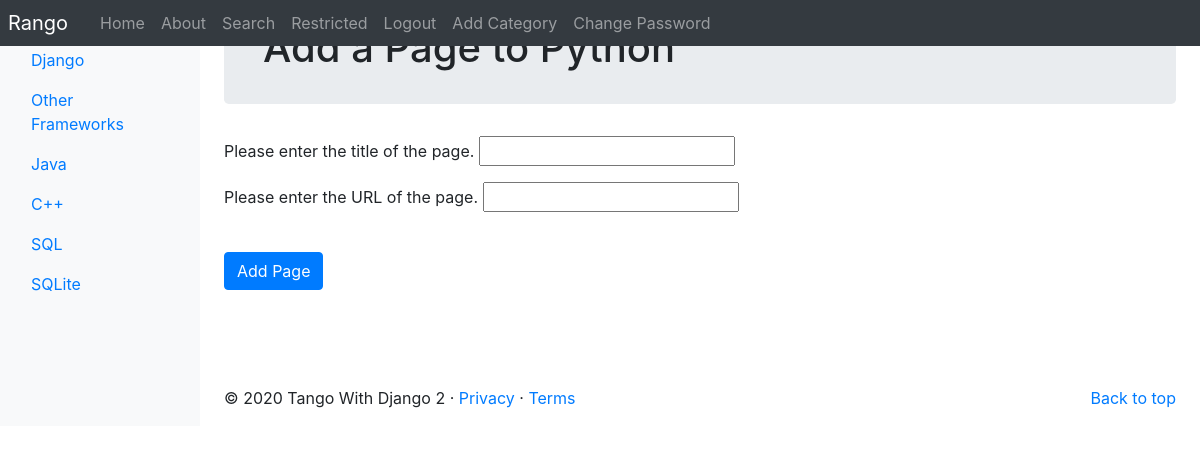
Page /rango/category/python/add_page/ (signed in) on the committed database.
### rango/models.py (models this page shows, shortened)
class Category(models.Model):
    NAME_MAX_LENGTH = 128
    name = models.CharField(max_length=NAME_MAX_LENGTH, unique=True)
    views = models.IntegerField(default=0)
    likes = models.IntegerField(default=0)
    slug = models.SlugField(unique=True)
    class Meta:
        verbose_name_plural = 'Categories'

### rango/views.py (the view, shortened to what this page needs)
# urls.py: path('category/<slug:category_name_slug>/add_page/', views.add_page, name='add_page'),
@login_required
def add_page(request, category_name_slug):
    try:
        category = Category.objects.get(slug=category_name_slug)
    except Category.DoesNotExist:
        category = None
    if category is None:
        return redirect('/rango/')
    form = PageForm()
    context_dict = {'form': form, 'category': category}
    return render(request, 'rango/add_page.html', context=context_dict)

### rango/forms.py (shortened to what this page needs)
class PageForm(forms.ModelForm):
    title = forms.CharField(max_length=Page.TITLE_MAX_LENGTH, help_text="Please enter the title of the page.")
    url = forms.URLField(max_length=Page.URL_MAX_LENGTH, help_text="Please enter the URL of the page.")
    views = forms.IntegerField(widget=forms.HiddenInput(), initial=0)
    class Meta:
        model = Page
        exclude = ('category',)

### rango/templatetags/rango_template_tags.py (called while the page is built)
@register.inclusion_tag('rango/categories.html')
def get_category_list(current_category=None):
    return {'categories': Category.objects.all(),
            'current_category': current_category}

### templates/rango/add_page.html (shortened to what this page needs)
{% extends 'rango/base.html' %}
{% load staticfiles %}
{% block body_block %}
    <div class="jumbotron p-4">
        <div class="container">
            <h1 class="jumbotron-heading">Add a Page to {{ category.name }}</h1>
        </div>
    </div>
    <div class="container">
        <div class="row">
            <form role="form" id="page_form" method="post"
                  action="{% url 'rango:add_page' category.slug %}">
                {% for field in form.visible_fields %}
                    {{ field.help_text }}
                    {{ field }} <br />
                    <div class="p-2"></div>
                {% endfor %}
                <br />
                <button class="btn btn-primary" type="submit" name="submit">
                    Add Page
                </button>
                <div class="p-5"></div>
            </form>
        </div>
    </div>
{% endblock %}

### templates/rango/categories.html (shortened to what this page needs)
<ul class="nav flex-column">
    {% if categories %}
        {% for c in categories %}
            {% if c == current_category %}
                <li class="nav-item">
                    <a class="nav-link active" href="{% url 'rango:show_category' c.slug %}">
                    </a>
                </li>
            {% else %}
                <li class="nav-item">
                    <a class="nav-link" href="{% url 'rango:show_category' c.slug %}">
                        {{ c.name }}
                    </a>
                </li>
            {% endif %}
        {% endfor %}
    {% else %}
        <li class="nav-item">There are no categories present.</li>
    {% endif %}
</ul>

### rows in the picture
Category: name "Django"
Category: name "Other Frameworks"
Category: name "Java"
Category: name "C++"
Category: name "SQL"
Category: name "SQLite"
Category: name "Python"

### other values in the picture
{{ field.help_text }} "Please enter the title of the page." "Please enter the URL of the page."
